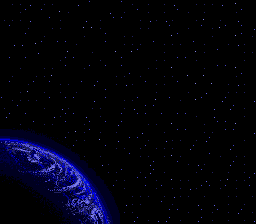

Tiled map render using the project's own tile images. Description and the whole map definition, tile-layer contents included, below:
An orthogonal 32x28 tile map with 8x8 px tiles, 2 tile layers (stars_layer, planet_layer), 2 tilesets.

<map version="1.10" tiledversion="1.10.1" orientation="orthogonal" renderorder="right-down" width="32" height="28" tilewidth="8" tileheight="8" infinite="0" nextlayerid="3" nextobjectid="1">
 <tileset firstgid="1" source="tileset_leynos_stars.tsx" />
 <tileset firstgid="5" source="tileset_leynos_planet.tsx" />
 <layer id="1" name="stars_layer" width="32" height="28">
  <data encoding="csv">
0,1,1,3,0,1,1,0,0,3,0,4,0,0,0,4,1,0,1,0,1,3,0,0,1,1,1,3,0,2,0,0,
0,0,1,4,0,4,0,2,1,0,0,0,0,3,0,1,0,4,1,0,1,0,4,1,0,1,0,0,0,1,4,0,
1,1,1,3,0,0,4,1,0,0,3,0,1,0,4,4,0,1,3,1,3,1,0,0,1,2,0,1,0,3,0,0,
0,4,0,1,0,0,1,1,0,0,2,2,1,0,0,0,0,1,1,0,0,4,0,1,0,4,1,2,4,0,4,3,
0,0,0,4,0,1,0,0,0,0,1,0,0,4,0,1,1,0,0,0,0,2,4,0,0,0,1,0,0,2,4,1,
0,3,3,0,2,4,0,4,4,1,0,0,0,4,0,1,1,1,0,4,1,1,1,0,4,1,0,0,1,3,1,0,
0,0,0,0,3,0,0,0,2,0,0,1,0,0,2,0,2,4,0,0,1,0,0,0,2,1,0,4,0,0,1,1,
0,4,0,4,0,0,0,1,4,4,0,0,1,0,0,4,0,0,0,1,1,0,4,4,1,0,0,0,0,0,1,0,
0,0,1,0,0,1,1,0,4,0,1,4,0,4,0,4,0,0,1,1,0,2,0,0,0,1,0,4,4,2,0,0,
0,1,0,0,1,1,2,0,0,0,0,0,0,0,1,1,4,1,0,0,1,1,0,2,0,2,0,0,0,1,4,0,
0,4,0,1,4,0,4,1,1,0,4,3,4,0,1,3,1,0,4,1,1,0,4,0,2,0,2,0,1,3,1,0,
0,0,1,2,0,1,0,1,0,1,0,0,0,4,0,0,0,0,0,1,0,0,0,1,0,3,0,0,1,1,1,0,
4,1,1,1,1,0,4,0,4,4,0,3,0,4,0,1,1,4,0,2,0,4,1,0,2,4,0,3,4,0,0,3,
1,0,4,0,0,1,0,3,1,0,0,1,1,0,0,1,3,0,4,4,0,0,0,0,0,0,3,0,3,4,1,0,
3,4,0,4,0,0,3,1,4,4,3,0,1,0,0,4,0,4,4,0,4,0,4,4,1,0,3,0,0,0,1,0,
0,0,1,0,4,1,1,0,4,0,1,4,0,4,3,4,0,0,1,1,0,2,0,0,0,1,0,4,4,2,0,0,
1,0,0,0,0,0,4,0,1,2,1,4,1,0,1,0,0,3,0,0,1,0,4,4,0,1,1,0,4,4,0,3,
0,1,1,0,1,0,4,0,4,1,1,0,2,0,3,0,4,4,1,0,3,1,1,0,1,3,4,0,0,0,1,0,
1,1,0,0,4,0,0,0,0,4,0,0,0,4,1,1,0,1,4,1,1,1,0,3,4,0,0,0,3,4,0,0,
1,2,1,0,0,0,4,1,0,1,1,0,1,0,0,0,4,1,1,0,1,2,1,0,0,0,4,1,0,1,1,0,
0,0,4,1,3,1,0,0,3,4,1,0,3,1,0,0,0,0,3,4,0,0,4,1,3,1,0,0,3,4,1,0,
1,0,0,0,1,4,1,0,1,0,1,0,0,1,1,4,0,1,3,4,1,0,0,0,1,4,1,0,1,0,1,3,
0,2,1,1,0,3,0,1,2,1,1,4,0,0,1,1,0,4,4,1,0,2,1,1,0,3,0,1,2,1,1,4,
4,1,1,0,0,4,4,1,0,1,0,4,0,0,4,1,0,0,4,1,4,1,1,3,1,4,4,1,4,1,0,4,
1,3,1,1,0,1,0,0,1,1,0,1,0,4,0,0,1,1,1,0,1,3,1,1,0,1,0,0,1,1,0,1,
4,1,0,0,3,0,3,0,1,0,0,0,4,4,0,3,1,1,0,0,4,1,0,0,3,0,3,0,1,0,1,0,
0,4,0,1,0,4,1,4,1,0,0,1,4,0,0,1,1,0,0,0,0,4,4,1,0,4,1,4,1,3,4,1,
3,4,1,0,3,4,1,0,1,0,1,4,1,3,0,0,3,4,1,3,3,4,1,0,3,4,1,0,1,0,1,3
</data>
 </layer>
 <layer id="2" name="planet_layer" width="32" height="28">
  <data encoding="csv">
0,0,0,0,0,0,0,0,0,0,0,0,0,0,0,0,0,0,0,0,0,0,0,0,0,0,0,0,0,0,0,0,
0,0,0,0,0,0,0,0,0,0,0,0,0,0,0,0,0,0,0,0,0,0,0,0,0,0,0,0,0,0,0,0,
0,0,0,0,0,0,0,0,0,0,0,0,0,0,0,0,0,0,0,0,0,0,0,0,0,0,0,0,0,0,0,0,
0,0,0,0,0,0,0,0,0,0,0,0,0,0,0,0,0,0,0,0,0,0,0,0,0,0,0,0,0,0,0,0,
0,0,0,0,0,0,0,0,0,0,0,0,0,0,0,0,0,0,0,0,0,0,0,0,0,0,0,0,0,0,0,0,
0,0,0,0,0,0,0,0,0,0,0,0,0,0,0,0,0,0,0,0,0,0,0,0,0,0,0,0,0,0,0,0,
0,0,0,0,0,0,0,0,0,0,0,0,0,0,0,0,0,0,0,0,0,0,0,0,0,0,0,0,0,0,0,0,
0,0,0,0,0,0,0,0,0,0,0,0,0,0,0,0,0,0,0,0,0,0,0,0,0,0,0,0,0,0,0,0,
0,0,0,0,0,0,0,0,0,0,0,0,0,0,0,0,0,0,0,0,0,0,0,0,0,0,0,0,0,0,0,0,
0,0,0,0,0,0,0,0,0,0,0,0,0,0,0,0,0,0,0,0,0,0,0,0,0,0,0,0,0,0,0,0,
0,0,0,0,0,0,0,0,0,0,0,0,0,0,0,0,0,0,0,0,0,0,0,0,0,0,0,0,0,0,0,0,
0,0,0,0,0,0,0,0,0,0,0,0,0,0,0,0,0,0,0,0,0,0,0,0,0,0,0,0,0,0,0,0,
0,0,0,0,0,0,0,0,0,0,0,0,0,0,0,0,0,0,0,0,0,0,0,0,0,0,0,0,0,0,0,0,
0,0,0,0,0,0,0,0,0,0,0,0,0,0,0,0,0,0,0,0,0,0,0,0,0,0,0,0,0,0,0,0,
0,0,0,0,0,0,0,0,0,0,0,0,0,0,0,0,0,0,0,0,0,0,0,0,0,0,0,0,0,0,0,0,
0,0,0,0,0,0,0,0,0,0,0,0,0,0,0,0,0,0,0,0,0,0,0,0,0,0,0,0,0,0,0,0,
5,6,7,8,9,10,11,0,0,0,0,0,0,0,0,0,0,0,0,0,0,0,0,0,0,0,0,0,0,0,0,0,
20,21,22,23,24,25,26,27,0,0,0,0,0,0,0,0,0,0,0,0,0,0,0,0,0,0,0,0,0,0,0,0,
35,36,37,38,39,40,41,42,43,0,0,0,0,0,0,0,0,0,0,0,0,0,0,0,0,0,0,0,0,0,0,0,
50,51,52,53,54,55,56,57,58,59,0,0,0,0,0,0,0,0,0,0,0,0,0,0,0,0,0,0,0,0,0,0,
65,66,67,68,69,70,71,72,73,74,75,0,0,0,0,0,0,0,0,0,0,0,0,0,0,0,0,0,0,0,0,0,
80,81,82,83,84,85,86,87,88,89,90,91,0,0,0,0,0,0,0,0,0,0,0,0,0,0,0,0,0,0,0,0,
95,96,97,98,99,100,101,102,103,104,105,106,107,0,0,0,0,0,0,0,0,0,0,0,0,0,0,0,0,0,0,0,
110,111,112,113,114,115,116,117,118,119,120,121,122,123,0,0,0,0,0,0,0,0,0,0,0,0,0,0,0,0,0,0,
125,126,127,128,129,130,131,132,133,134,135,136,137,138,139,0,0,0,0,0,0,0,0,0,0,0,0,0,0,0,0,0,
140,141,142,143,144,145,146,147,148,149,150,151,152,153,154,0,0,0,0,0,0,0,0,0,0,0,0,0,0,0,0,0,
155,156,157,158,159,160,161,162,163,164,165,166,167,168,169,0,0,0,0,0,0,0,0,0,0,0,0,0,0,0,0,0,
170,171,172,173,174,175,176,177,178,179,180,181,182,183,184,0,0,0,0,0,0,0,0,0,0,0,0,0,0,0,0,0
</data>
 </layer>
</map>